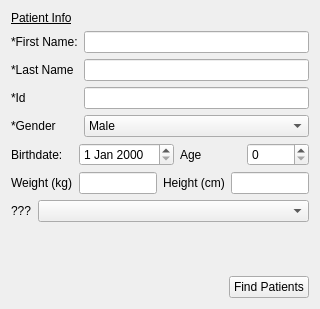
<?xml version="1.0" encoding="UTF-8"?>
<ui version="4.0">
 <class>PatientInfoForm</class>
 <widget class="QWidget" name="PatientInfoForm">
  <property name="geometry">
   <rect>
    <x>0</x>
    <y>0</y>
    <width>320</width>
    <height>309</height>
   </rect>
  </property>
  <property name="windowTitle">
   <string>Form</string>
  </property>
  <layout class="QGridLayout" name="gridLayout">
   <item row="2" column="0">
    <layout class="QHBoxLayout" name="horizontalLayout">
     <item>
      <widget class="QLabel" name="label_7">
       <property name="text">
        <string>Weight (kg)</string>
       </property>
      </widget>
     </item>
     <item>
      <widget class="QLineEdit" name="weightLineEdit"/>
     </item>
     <item>
      <widget class="QLabel" name="label_3">
       <property name="text">
        <string>Height (cm)</string>
       </property>
      </widget>
     </item>
     <item>
      <widget class="QLineEdit" name="heightLineEdit"/>
     </item>
    </layout>
   </item>
   <item row="0" column="0">
    <layout class="QFormLayout" name="formLayout">
     <item row="1" column="0">
      <widget class="QLabel" name="label">
       <property name="text">
        <string>*First Name:</string>
       </property>
      </widget>
     </item>
     <item row="2" column="0">
      <widget class="QLabel" name="label_2">
       <property name="text">
        <string>*Last Name</string>
       </property>
      </widget>
     </item>
     <item row="3" column="0">
      <widget class="QLabel" name="label_5">
       <property name="text">
        <string>*Id</string>
       </property>
      </widget>
     </item>
     <item row="4" column="0">
      <widget class="QLabel" name="label_6">
       <property name="text">
        <string>*Gender</string>
       </property>
      </widget>
     </item>
     <item row="1" column="1">
      <widget class="QLineEdit" name="firstNameLineEdit"/>
     </item>
     <item row="2" column="1">
      <widget class="QLineEdit" name="lastNameLineEdit"/>
     </item>
     <item row="3" column="1">
      <widget class="QLineEdit" name="idLineEdit"/>
     </item>
     <item row="4" column="1">
      <widget class="QComboBox" name="genderComboBox">
       <item>
        <property name="text">
         <string>Male</string>
        </property>
       </item>
       <item>
        <property name="text">
         <string>Female</string>
        </property>
       </item>
      </widget>
     </item>
     <item row="0" column="0">
      <widget class="QLabel" name="label_10">
       <property name="font">
        <font>
         <underline>true</underline>
        </font>
       </property>
       <property name="text">
        <string>Patient Info</string>
       </property>
      </widget>
     </item>
    </layout>
   </item>
   <item row="4" column="0">
    <layout class="QHBoxLayout" name="horizontalLayout_2">
     <item>
      <spacer name="horizontalSpacer">
       <property name="orientation">
        <enum>Qt::Horizontal</enum>
       </property>
       <property name="sizeHint" stdset="0">
        <size>
         <width>40</width>
         <height>20</height>
        </size>
       </property>
      </spacer>
     </item>
     <item>
      <widget class="QPushButton" name="pushButton">
       <property name="text">
        <string>Find Patients</string>
       </property>
      </widget>
     </item>
    </layout>
   </item>
   <item row="3" column="0">
    <layout class="QFormLayout" name="formLayout_2">
     <property name="fieldGrowthPolicy">
      <enum>QFormLayout::AllNonFixedFieldsGrow</enum>
     </property>
     <item row="0" column="0">
      <widget class="QLabel" name="label_4">
       <property name="text">
        <string>???</string>
       </property>
      </widget>
     </item>
     <item row="0" column="1">
      <widget class="QComboBox" name="comboBox_2"/>
     </item>
    </layout>
   </item>
   <item row="1" column="0">
    <layout class="QHBoxLayout" name="horizontalLayout_3">
     <item>
      <widget class="QLabel" name="label_8">
       <property name="text">
        <string>Birthdate:</string>
       </property>
      </widget>
     </item>
     <item>
      <widget class="QDateEdit" name="birthdateDateEdit"/>
     </item>
     <item>
      <widget class="QLabel" name="label_9">
       <property name="text">
        <string>Age</string>
       </property>
      </widget>
     </item>
     <item>
      <widget class="QSpinBox" name="ageSpinBox"/>
     </item>
    </layout>
   </item>
  </layout>
 </widget>
 <resources/>
 <connections/>
</ui>
